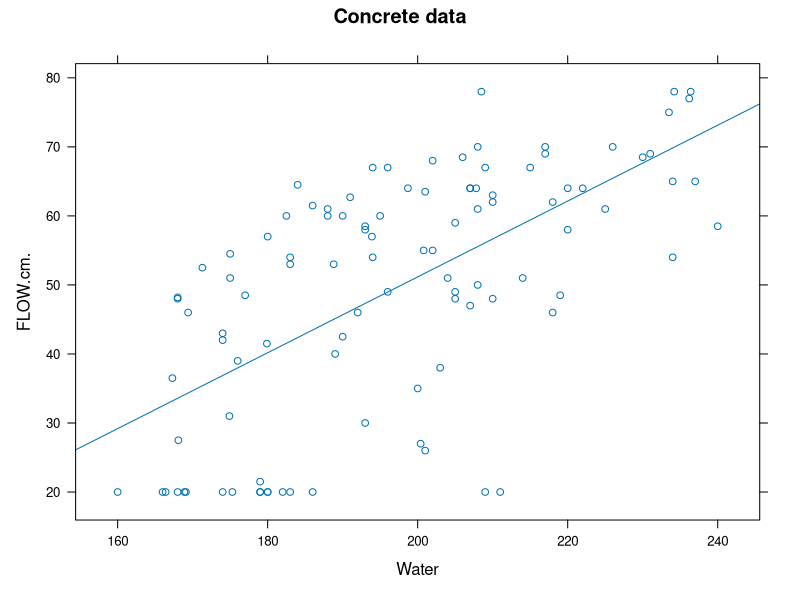
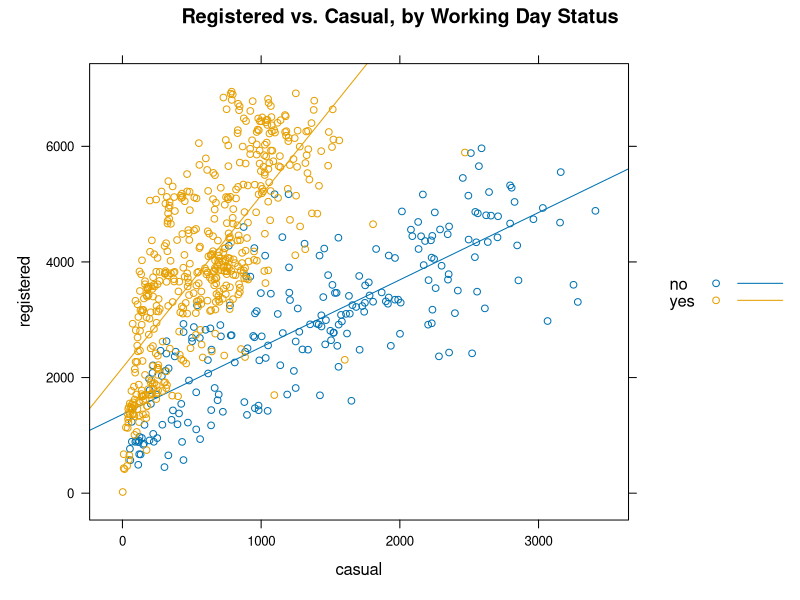
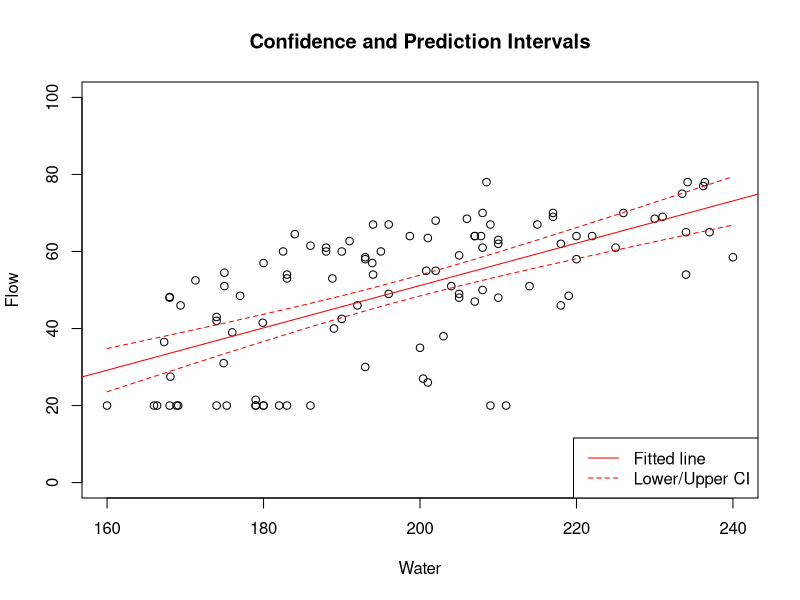
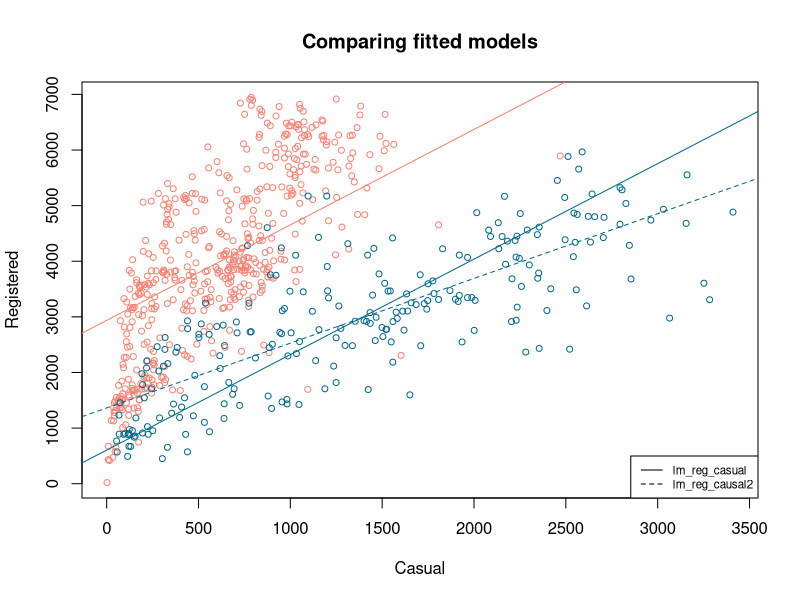
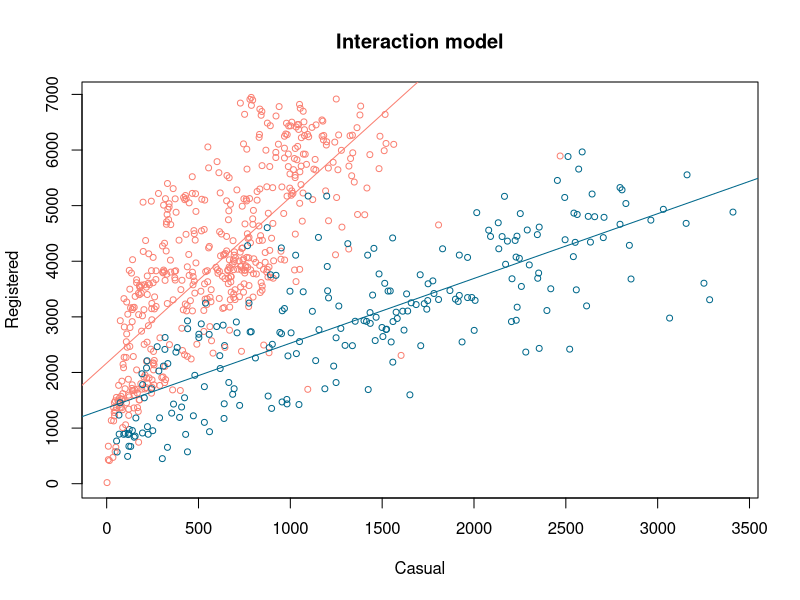
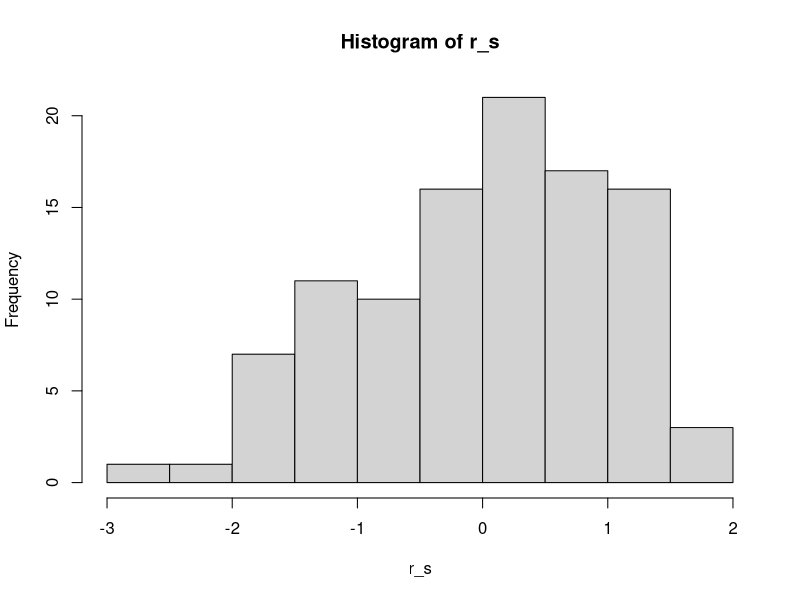
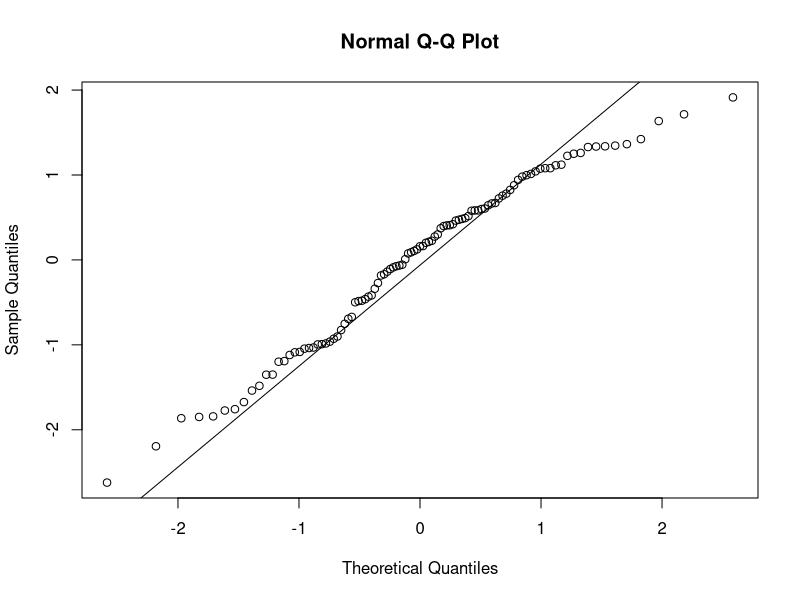
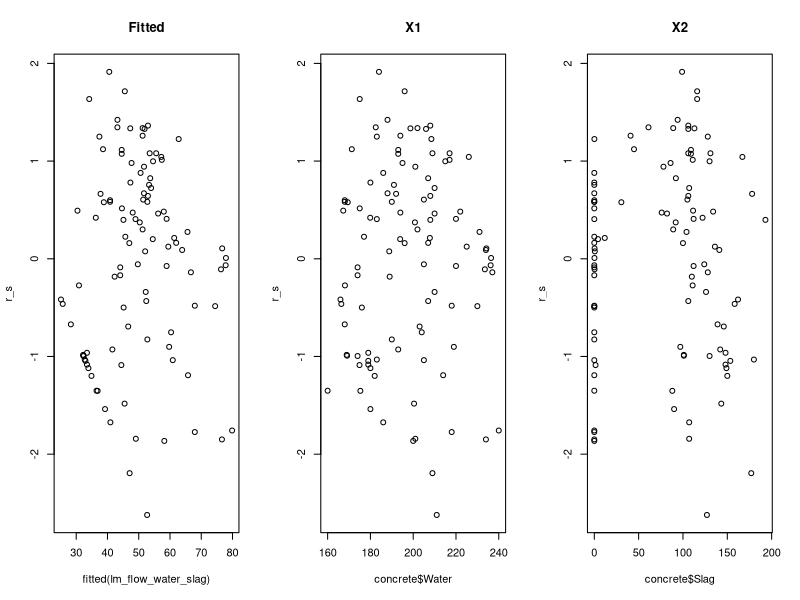

These charts were generated, in order, by the following R code:
## ---- chunk 1
#| echo: false
#| message: false
#| warning: false
library(knitr)
# library(reticulate)
# venv_paths <- read.csv("venv_paths.csv")
# id <- match(Sys.info()["nodename"], venv_paths$nodename)
# use_virtualenv(venv_paths$path[id])
## ---- chunk 2
#| fig-align: center
#| echo: false
#| label: fig-flow-water
#| fig-cap: "Scatterplot with simple linear regression model"
library(lattice)
concrete <- read.csv("data/concrete+slump+test/slump_test.data")
names(concrete)[c(1,11)] <- c("id", "Comp.Strength")
xyplot(FLOW.cm. ~ Water, type=c("p", "r"), data= concrete, main="Concrete data")
## ---- chunk 3
#| fig-align: center
#| echo: false
#| label: fig-reg-casual
#| fig-cap: Scatterplot of registered vs. casual bike renters
bike2 <- read.csv("data/bike2.csv")
xyplot(registered ~ casual, groups=workingday, type=c("p", "r"), data=bike2,
       auto.key = TRUE, main="Registered vs. Casual, by Working Day Status")
## ---- chunk 4
#R 
concrete <- read.csv("data/concrete+slump+test/slump_test.data")
names(concrete)[c(1,11)] <- c("id", "Comp.Strength")
lm_flow_water <- lm(FLOW.cm. ~ Water, data=concrete)
summary(lm_flow_water)
## ---- chunk 5
#R 
confint(lm_flow_water)
## ---- chunk 6
#R 
bike2 <- read.csv("data/bike2.csv")
bike2_sub <- bike2[bike2$workingday == "no", ]
lm_reg_casual <- lm(registered ~ casual, data=bike2_sub)
anova(lm_reg_casual)
## ---- chunk 7
#| fig-align: center
#| fig-height: 4

#R 
new_df <- data.frame(Water = seq(160, 240, by = 5))
conf_intervals <- predict(lm_flow_water, new_df, interval="conf")

plot(concrete$Water, concrete$FLOW.cm., ylim=c(0, 100),
     xlab="Water", ylab="Flow", main="Confidence and Prediction Intervals")
abline(lm_flow_water, col="red")
lines(new_df$Water, conf_intervals[,"lwr"], col="red", lty=2)
lines(new_df$Water, conf_intervals[,"upr"], col="red", lty=2)
legend("bottomright", legend=c("Fitted line", "Lower/Upper CI"), 
       lty=c(1,2), col="red")
## ---- chunk 8
# R 
lm_flow_water_slag <- lm(FLOW.cm. ~ Water + Slag, data=concrete)
summary(lm_flow_water_slag)
## ---- chunk 9
# R 
lm_reg_casual2 <- lm(registered ~ casual + workingday, data=bike2)
summary(lm_reg_casual2)
## ---- chunk 10
#| echo: false
#| fig-align: center
#| 

plot(x=bike2$casual, y=bike2$registered, 
     col=ifelse(bike2$workingday == "yes", "salmon", "deepskyblue4"),
     main="Comparing fitted models", cex=0.8,
     xlab="Casual", ylab="Registered")
abline(lm_reg_casual, col="deepskyblue4", lty=2)
est_coef <- coef(lm_reg_casual2)
abline(est_coef[1], est_coef[2], col="deepskyblue4")
abline(est_coef[1]+est_coef[3], est_coef[2], col="salmon")
legend("bottomright", legend=c("lm_reg_casual", "lm_reg_causal2"),
       lty=c(1,2), cex=0.7)
#legend("bottom", legend=c("no", "yes"), pch=1,
#       col=c("deepskyblue4", "salmon"), cex=0.7)
## ---- chunk 11
# R 
lm_reg_casual3 <- lm(registered ~ casual * workingday, data=bike2)
summary(lm_reg_casual3)
## ---- chunk 12
#| echo: false
#| fig-align: center
#| 

plot(x=bike2$casual, y=bike2$registered, 
     col=ifelse(bike2$workingday == "yes", "salmon", "deepskyblue4"),
     main="Interaction model", cex=0.8,
     xlab="Casual", ylab="Registered")
est_coef <- coef(lm_reg_casual3)
abline(est_coef[1], est_coef[2], col="deepskyblue4")
abline(est_coef[1]+est_coef[3], est_coef[2]+est_coef[4], col="salmon")
## ---- chunk 13
#| layout-ncol: 2
r_s <- rstandard(lm_flow_water_slag)
hist(r_s)
qqnorm(r_s)
qqline(r_s)
## ---- chunk 14
#| collapse: true
shapiro.test(r_s)
ks.test(r_s, "pnorm")
## ---- chunk 15
#| fig-align: center
#| fig-height: 4
#| fig-width: 10
opar <- par(mfrow=c(1,3))
plot(x=fitted(lm_flow_water_slag), r_s, main="Fitted")
plot(x=concrete$Water, r_s, main="X1")
plot(x=concrete$Slag, r_s, main="X2")
par(opar)
## ---- chunk 16
infl <- influence.measures(lm_flow_water_slag)
summary(infl)
